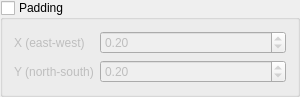
<?xml version="1.0" encoding="UTF-8"?>
<ui version="4.0">
 <class>GroupBox_Padding</class>
 <widget class="QGroupBox" name="GroupBox_Padding">
  <property name="geometry">
   <rect>
    <x>0</x>
    <y>0</y>
    <width>300</width>
    <height>79</height>
   </rect>
  </property>
  <property name="sizePolicy">
   <sizepolicy hsizetype="Preferred" vsizetype="Fixed">
    <horstretch>0</horstretch>
    <verstretch>0</verstretch>
   </sizepolicy>
  </property>
  <property name="windowTitle">
   <string>GroupBox</string>
  </property>
  <property name="title">
   <string>Padding</string>
  </property>
  <property name="checkable">
   <bool>true</bool>
  </property>
  <property name="checked">
   <bool>false</bool>
  </property>
  <layout class="QFormLayout" name="formLayout">
   <item row="0" column="0">
    <widget class="QLabel" name="label">
     <property name="toolTip">
      <string>&lt;html&gt;&lt;head/&gt;&lt;body&gt;&lt;p&gt;Padding in the east-west direction of plot boundaries.&lt;/p&gt;&lt;p&gt;&lt;span style=&quot; font-weight:600;&quot;&gt;Note:&lt;/span&gt; This is by default set to lat and long units.&lt;/p&gt;&lt;/body&gt;&lt;/html&gt;</string>
     </property>
     <property name="text">
      <string>X (east-west)</string>
     </property>
    </widget>
   </item>
   <item row="0" column="1">
    <widget class="QDoubleSpinBox" name="doubleSpinBox_x">
     <property name="toolTip">
      <string>&lt;html&gt;&lt;head/&gt;&lt;body&gt;&lt;p&gt;Padding in the east-west direction of plot boundaries.&lt;/p&gt;&lt;p&gt;&lt;span style=&quot; font-weight:600;&quot;&gt;Note:&lt;/span&gt; This is by default set to lat and long units.&lt;/p&gt;&lt;/body&gt;&lt;/html&gt;</string>
     </property>
     <property name="value">
      <double>0.200000000000000</double>
     </property>
    </widget>
   </item>
   <item row="1" column="0">
    <widget class="QLabel" name="label_2">
     <property name="toolTip">
      <string>&lt;html&gt;&lt;head/&gt;&lt;body&gt;&lt;p&gt;Padding in the north-south direction of plot boundaries.&lt;/p&gt;&lt;p&gt;&lt;span style=&quot; font-weight:600;&quot;&gt;Note:&lt;/span&gt; This is by default set to lat and long unites.&lt;/p&gt;&lt;/body&gt;&lt;/html&gt;</string>
     </property>
     <property name="text">
      <string>Y (north-south)</string>
     </property>
    </widget>
   </item>
   <item row="1" column="1">
    <widget class="QDoubleSpinBox" name="doubleSpinBox_y">
     <property name="toolTip">
      <string>&lt;html&gt;&lt;head/&gt;&lt;body&gt;&lt;p&gt;Padding in the north-south direction of plot boundaries.&lt;/p&gt;&lt;p&gt;&lt;span style=&quot; font-weight:600;&quot;&gt;Note:&lt;/span&gt; This is by default set to lat and long unites.&lt;/p&gt;&lt;/body&gt;&lt;/html&gt;</string>
     </property>
     <property name="value">
      <double>0.200000000000000</double>
     </property>
    </widget>
   </item>
  </layout>
 </widget>
 <resources/>
 <connections/>
</ui>
